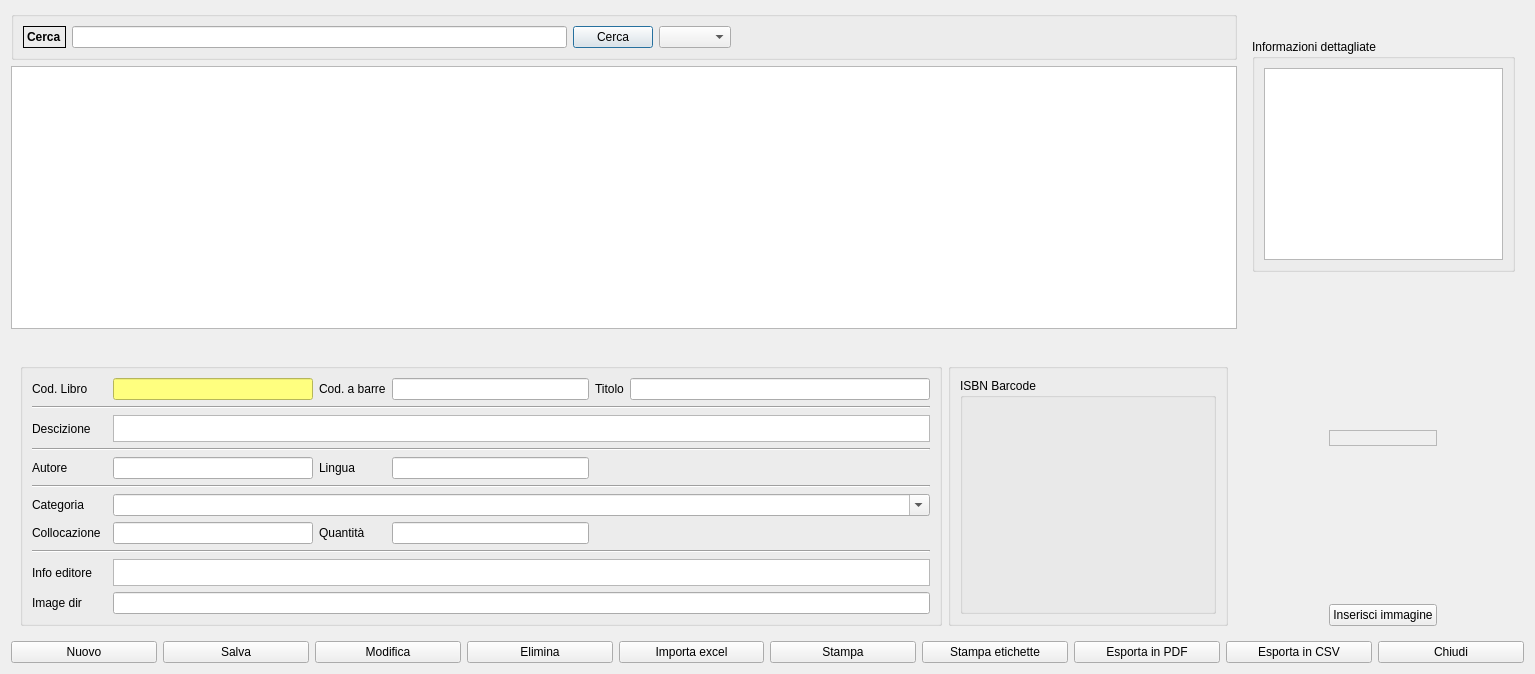
<?xml version="1.0" encoding="UTF-8"?>
<ui version="4.0">
 <class>articoli</class>
 <widget class="QDialog" name="articoli">
  <property name="windowModality">
   <enum>Qt::WindowModal</enum>
  </property>
  <property name="geometry">
   <rect>
    <x>0</x>
    <y>0</y>
    <width>1535</width>
    <height>674</height>
   </rect>
  </property>
  <property name="windowTitle">
   <string>Lista libri</string>
  </property>
  <property name="windowIcon">
   <iconset resource="../biblio.qrc">
    <normaloff>:/images/documentation.png</normaloff>:/images/documentation.png</iconset>
  </property>
  <property name="styleSheet">
   <string notr="true"/>
  </property>
  <property name="sizeGripEnabled">
   <bool>false</bool>
  </property>
  <property name="modal">
   <bool>false</bool>
  </property>
  <layout class="QGridLayout" name="gridLayout_3">
   <item row="2" column="0" colspan="3">
    <widget class="QDockWidget" name="dockWidget">
     <property name="sizePolicy">
      <sizepolicy hsizetype="Expanding" vsizetype="Expanding">
       <horstretch>0</horstretch>
       <verstretch>0</verstretch>
      </sizepolicy>
     </property>
     <property name="minimumSize">
      <size>
       <width>1076</width>
       <height>300</height>
      </size>
     </property>
     <property name="maximumSize">
      <size>
       <width>524287</width>
       <height>300</height>
      </size>
     </property>
     <property name="baseSize">
      <size>
       <width>0</width>
       <height>300</height>
      </size>
     </property>
     <property name="acceptDrops">
      <bool>false</bool>
     </property>
     <property name="styleSheet">
      <string notr="true"/>
     </property>
     <property name="features">
      <set>QDockWidget::NoDockWidgetFeatures</set>
     </property>
     <widget class="QWidget" name="dockWidgetContents">
      <layout class="QGridLayout" name="gridLayout_4">
       <item row="0" column="0" rowspan="2">
        <widget class="QGroupBox" name="groupBox">
         <property name="sizePolicy">
          <sizepolicy hsizetype="Expanding" vsizetype="Fixed">
           <horstretch>0</horstretch>
           <verstretch>0</verstretch>
          </sizepolicy>
         </property>
         <property name="styleSheet">
          <string notr="true"/>
         </property>
         <layout class="QGridLayout" name="gridLayout_2">
          <item row="10" column="0" colspan="2">
           <widget class="QLabel" name="label_11">
            <property name="text">
             <string>Image dir</string>
            </property>
           </widget>
          </item>
          <item row="7" column="6">
           <widget class="QLineEdit" name="quant1">
            <property name="sizePolicy">
             <sizepolicy hsizetype="Expanding" vsizetype="Minimum">
              <horstretch>0</horstretch>
              <verstretch>0</verstretch>
             </sizepolicy>
            </property>
           </widget>
          </item>
          <item row="5" column="0" colspan="12">
           <widget class="Line" name="line_5">
            <property name="orientation">
             <enum>Qt::Horizontal</enum>
            </property>
           </widget>
          </item>
          <item row="7" column="0" colspan="2">
           <widget class="QLabel" name="label_6">
            <property name="text">
             <string>Collocazione</string>
            </property>
           </widget>
          </item>
          <item row="4" column="0" colspan="2">
           <widget class="QLabel" name="label_14">
            <property name="text">
             <string>Autore</string>
            </property>
           </widget>
          </item>
          <item row="0" column="3" colspan="2">
           <widget class="QLineEdit" name="cod_art">
            <property name="sizePolicy">
             <sizepolicy hsizetype="Expanding" vsizetype="Minimum">
              <horstretch>0</horstretch>
              <verstretch>0</verstretch>
             </sizepolicy>
            </property>
            <property name="styleSheet">
             <string notr="true">background-color:rgb(255, 255, 127)</string>
            </property>
           </widget>
          </item>
          <item row="6" column="3" colspan="9">
           <widget class="QComboBox" name="comboBox">
            <property name="editable">
             <bool>true</bool>
            </property>
           </widget>
          </item>
          <item row="2" column="3" colspan="9">
           <widget class="QTextEdit" name="descrizione">
            <property name="sizePolicy">
             <sizepolicy hsizetype="Expanding" vsizetype="Expanding">
              <horstretch>0</horstretch>
              <verstretch>10</verstretch>
             </sizepolicy>
            </property>
           </widget>
          </item>
          <item row="0" column="6">
           <widget class="QLineEdit" name="cod_barre">
            <property name="text">
             <string/>
            </property>
           </widget>
          </item>
          <item row="2" column="0" colspan="2">
           <widget class="QLabel" name="label_3">
            <property name="text">
             <string>Descizione</string>
            </property>
           </widget>
          </item>
          <item row="4" column="5">
           <widget class="QLabel" name="label_9">
            <property name="text">
             <string>Lingua</string>
            </property>
           </widget>
          </item>
          <item row="6" column="0" colspan="3">
           <widget class="QLabel" name="label_4">
            <property name="text">
             <string>Categoria</string>
            </property>
           </widget>
          </item>
          <item row="3" column="0" colspan="12">
           <widget class="Line" name="line_3">
            <property name="orientation">
             <enum>Qt::Horizontal</enum>
            </property>
           </widget>
          </item>
          <item row="0" column="5">
           <widget class="QLabel" name="barre">
            <property name="text">
             <string>Cod. a barre</string>
            </property>
           </widget>
          </item>
          <item row="9" column="0" colspan="3">
           <widget class="QLabel" name="label_10">
            <property name="text">
             <string>Info editore</string>
            </property>
           </widget>
          </item>
          <item row="0" column="0" colspan="2">
           <widget class="QLabel" name="label">
            <property name="font">
             <font>
              <underline>false</underline>
             </font>
            </property>
            <property name="cursor">
             <cursorShape>ArrowCursor</cursorShape>
            </property>
            <property name="text">
             <string>Cod. Libro</string>
            </property>
           </widget>
          </item>
          <item row="0" column="7" colspan="2">
           <widget class="QLabel" name="label_2">
            <property name="text">
             <string>Titolo</string>
            </property>
           </widget>
          </item>
          <item row="4" column="6">
           <widget class="QLineEdit" name="lingua"/>
          </item>
          <item row="4" column="3" colspan="2">
           <widget class="QLineEdit" name="autore">
            <property name="minimumSize">
             <size>
              <width>200</width>
              <height>0</height>
             </size>
            </property>
           </widget>
          </item>
          <item row="7" column="5">
           <widget class="QLabel" name="label_7">
            <property name="text">
             <string>Quantità</string>
            </property>
           </widget>
          </item>
          <item row="1" column="0" colspan="12">
           <widget class="Line" name="line">
            <property name="orientation">
             <enum>Qt::Horizontal</enum>
            </property>
           </widget>
          </item>
          <item row="10" column="3" colspan="9">
           <widget class="QLineEdit" name="image_dir"/>
          </item>
          <item row="0" column="9" colspan="3">
           <widget class="QLineEdit" name="art_nom">
            <property name="sizePolicy">
             <sizepolicy hsizetype="Expanding" vsizetype="Minimum">
              <horstretch>0</horstretch>
              <verstretch>0</verstretch>
             </sizepolicy>
            </property>
            <property name="minimumSize">
             <size>
              <width>300</width>
              <height>0</height>
             </size>
            </property>
           </widget>
          </item>
          <item row="9" column="3" colspan="9">
           <widget class="QTextEdit" name="textEdit">
            <property name="sizePolicy">
             <sizepolicy hsizetype="Expanding" vsizetype="Preferred">
              <horstretch>0</horstretch>
              <verstretch>0</verstretch>
             </sizepolicy>
            </property>
           </widget>
          </item>
          <item row="4" column="7" colspan="5">
           <spacer name="horizontalSpacer_2">
            <property name="orientation">
             <enum>Qt::Horizontal</enum>
            </property>
            <property name="sizeHint" stdset="0">
             <size>
              <width>40</width>
              <height>20</height>
             </size>
            </property>
           </spacer>
          </item>
          <item row="8" column="0" colspan="12">
           <widget class="Line" name="line_2">
            <property name="sizePolicy">
             <sizepolicy hsizetype="Preferred" vsizetype="Fixed">
              <horstretch>0</horstretch>
              <verstretch>0</verstretch>
             </sizepolicy>
            </property>
            <property name="orientation">
             <enum>Qt::Horizontal</enum>
            </property>
           </widget>
          </item>
          <item row="7" column="3" colspan="2">
           <widget class="QLineEdit" name="scaffale"/>
          </item>
          <item row="7" column="7" colspan="5">
           <spacer name="horizontalSpacer_3">
            <property name="orientation">
             <enum>Qt::Horizontal</enum>
            </property>
            <property name="sizeHint" stdset="0">
             <size>
              <width>40</width>
              <height>20</height>
             </size>
            </property>
           </spacer>
          </item>
         </layout>
         <zorder>line</zorder>
         <zorder>label_2</zorder>
         <zorder>line_5</zorder>
         <zorder>label</zorder>
         <zorder>line_3</zorder>
         <zorder>textEdit</zorder>
         <zorder>label_3</zorder>
         <zorder>label_10</zorder>
         <zorder>label_6</zorder>
         <zorder>label_4</zorder>
         <zorder>label_14</zorder>
         <zorder>scaffale</zorder>
         <zorder>comboBox</zorder>
         <zorder>line_2</zorder>
         <zorder>descrizione</zorder>
         <zorder>label_11</zorder>
         <zorder>image_dir</zorder>
         <zorder>autore</zorder>
         <zorder>barre</zorder>
         <zorder>lingua</zorder>
         <zorder>label_9</zorder>
         <zorder>label_7</zorder>
         <zorder>quant1</zorder>
         <zorder>cod_art</zorder>
         <zorder>cod_barre</zorder>
         <zorder>art_nom</zorder>
         <zorder>horizontalSpacer_2</zorder>
         <zorder>horizontalSpacer_3</zorder>
        </widget>
       </item>
       <item row="0" column="1" rowspan="2">
        <widget class="QGroupBox" name="groupBox_3">
         <property name="minimumSize">
          <size>
           <width>280</width>
           <height>0</height>
          </size>
         </property>
         <layout class="QGridLayout" name="gridLayout">
          <item row="1" column="0" colspan="3">
           <widget class="QGroupBox" name="groupBox_2">
            <property name="styleSheet">
             <string notr="true"/>
            </property>
            <property name="title">
             <string>ISBN Barcode</string>
            </property>
            <layout class="QGridLayout" name="gridLayout_10">
             <item row="0" column="0">
              <layout class="QGridLayout" name="gridLayout_11"/>
             </item>
            </layout>
           </widget>
          </item>
         </layout>
        </widget>
       </item>
      </layout>
     </widget>
    </widget>
   </item>
   <item row="1" column="0" colspan="3">
    <widget class="QTableView" name="tab_view">
     <property name="autoScroll">
      <bool>false</bool>
     </property>
     <property name="editTriggers">
      <set>QAbstractItemView::AllEditTriggers</set>
     </property>
     <property name="dragEnabled">
      <bool>true</bool>
     </property>
     <property name="dragDropMode">
      <enum>QAbstractItemView::DragDrop</enum>
     </property>
     <property name="alternatingRowColors">
      <bool>true</bool>
     </property>
     <attribute name="horizontalHeaderMinimumSectionSize">
      <number>10</number>
     </attribute>
     <attribute name="verticalHeaderDefaultSectionSize">
      <number>30</number>
     </attribute>
    </widget>
   </item>
   <item row="0" column="0" colspan="3">
    <widget class="QGroupBox" name="groupBox_5">
     <property name="title">
      <string/>
     </property>
     <layout class="QGridLayout" name="gridLayout_13">
      <item row="0" column="0">
       <widget class="QLabel" name="label_5">
        <property name="font">
         <font>
          <weight>75</weight>
          <bold>true</bold>
         </font>
        </property>
        <property name="frameShape">
         <enum>QFrame::Box</enum>
        </property>
        <property name="text">
         <string>Cerca</string>
        </property>
       </widget>
      </item>
      <item row="0" column="1">
       <widget class="QLineEdit" name="cerca1">
        <property name="sizePolicy">
         <sizepolicy hsizetype="Expanding" vsizetype="Preferred">
          <horstretch>0</horstretch>
          <verstretch>0</verstretch>
         </sizepolicy>
        </property>
       </widget>
      </item>
      <item row="0" column="3">
       <widget class="QComboBox" name="comboBox_2">
        <property name="sizePolicy">
         <sizepolicy hsizetype="Preferred" vsizetype="Preferred">
          <horstretch>0</horstretch>
          <verstretch>0</verstretch>
         </sizepolicy>
        </property>
       </widget>
      </item>
      <item row="0" column="2">
       <widget class="QPushButton" name="pushButton">
        <property name="text">
         <string>Cerca</string>
        </property>
        <property name="icon">
         <iconset resource="../biblio.qrc">
          <normaloff>:/images/edit-find.png</normaloff>:/images/edit-find.png</iconset>
        </property>
        <property name="iconSize">
         <size>
          <width>32</width>
          <height>32</height>
         </size>
        </property>
       </widget>
      </item>
      <item row="0" column="4">
       <spacer name="horizontalSpacer">
        <property name="orientation">
         <enum>Qt::Horizontal</enum>
        </property>
        <property name="sizeHint" stdset="0">
         <size>
          <width>40</width>
          <height>20</height>
         </size>
        </property>
       </spacer>
      </item>
     </layout>
    </widget>
   </item>
   <item row="0" column="3" rowspan="3">
    <widget class="QDockWidget" name="dockWidget_2">
     <property name="sizePolicy">
      <sizepolicy hsizetype="Fixed" vsizetype="Fixed">
       <horstretch>0</horstretch>
       <verstretch>0</verstretch>
      </sizepolicy>
     </property>
     <property name="minimumSize">
      <size>
       <width>281</width>
       <height>358</height>
      </size>
     </property>
     <property name="maximumSize">
      <size>
       <width>281</width>
       <height>524287</height>
      </size>
     </property>
     <property name="baseSize">
      <size>
       <width>281</width>
       <height>0</height>
      </size>
     </property>
     <property name="floating">
      <bool>false</bool>
     </property>
     <property name="features">
      <set>QDockWidget::NoDockWidgetFeatures</set>
     </property>
     <widget class="QWidget" name="dockWidgetContents_2">
      <layout class="QGridLayout" name="gridLayout_9">
       <item row="4" column="0">
        <spacer name="horizontalSpacer_5">
         <property name="orientation">
          <enum>Qt::Horizontal</enum>
         </property>
         <property name="sizeHint" stdset="0">
          <size>
           <width>40</width>
           <height>20</height>
          </size>
         </property>
        </spacer>
       </item>
       <item row="4" column="2">
        <spacer name="horizontalSpacer_6">
         <property name="orientation">
          <enum>Qt::Horizontal</enum>
         </property>
         <property name="sizeHint" stdset="0">
          <size>
           <width>40</width>
           <height>20</height>
          </size>
         </property>
        </spacer>
       </item>
       <item row="4" column="1">
        <layout class="QGridLayout" name="gridLayout_8">
         <item row="0" column="0">
          <widget class="QPushButton" name="ins_image">
           <property name="text">
            <string>Inserisci immagine</string>
           </property>
           <property name="icon">
            <iconset resource="../biblio.qrc">
             <normaloff>:/images/icons32x32.png</normaloff>:/images/icons32x32.png</iconset>
           </property>
           <property name="iconSize">
            <size>
             <width>32</width>
             <height>32</height>
            </size>
           </property>
          </widget>
         </item>
        </layout>
       </item>
       <item row="1" column="1">
        <spacer name="verticalSpacer_4">
         <property name="orientation">
          <enum>Qt::Vertical</enum>
         </property>
         <property name="sizeHint" stdset="0">
          <size>
           <width>20</width>
           <height>109</height>
          </size>
         </property>
        </spacer>
       </item>
       <item row="3" column="1">
        <spacer name="verticalSpacer_3">
         <property name="orientation">
          <enum>Qt::Vertical</enum>
         </property>
         <property name="sizeHint" stdset="0">
          <size>
           <width>20</width>
           <height>109</height>
          </size>
         </property>
        </spacer>
       </item>
       <item row="2" column="1">
        <layout class="QGridLayout" name="gridLayout_7">
         <item row="0" column="0">
          <widget class="QLabel" name="image_file">
           <property name="frameShape">
            <enum>QFrame::StyledPanel</enum>
           </property>
           <property name="frameShadow">
            <enum>QFrame::Plain</enum>
           </property>
           <property name="lineWidth">
            <number>0</number>
           </property>
           <property name="text">
            <string/>
           </property>
           <property name="scaledContents">
            <bool>true</bool>
           </property>
          </widget>
         </item>
        </layout>
       </item>
       <item row="0" column="0" colspan="3">
        <widget class="QGroupBox" name="groupBox_4">
         <property name="title">
          <string>Informazioni dettagliate</string>
         </property>
         <layout class="QGridLayout" name="gridLayout_5">
          <item row="0" column="0">
           <widget class="QTextEdit" name="dettagli">
            <property name="readOnly">
             <bool>true</bool>
            </property>
           </widget>
          </item>
         </layout>
        </widget>
       </item>
      </layout>
     </widget>
    </widget>
   </item>
   <item row="3" column="0" colspan="4">
    <layout class="QGridLayout" name="gridLayout_6">
     <item row="0" column="6">
      <widget class="QPushButton" name="pr_bar">
       <property name="toolTip">
        <string>Stampa lista
codice a barre</string>
       </property>
       <property name="text">
        <string>Stampa etichette</string>
       </property>
       <property name="icon">
        <iconset resource="../biblio.qrc">
         <normaloff>:/images/ric_24x24.png</normaloff>:/images/ric_24x24.png</iconset>
       </property>
       <property name="iconSize">
        <size>
         <width>32</width>
         <height>32</height>
        </size>
       </property>
      </widget>
     </item>
     <item row="0" column="1">
      <widget class="QPushButton" name="agg_art">
       <property name="toolTip">
        <string>Salva libri</string>
       </property>
       <property name="text">
        <string>Salva</string>
       </property>
       <property name="icon">
        <iconset resource="../biblio.qrc">
         <normaloff>:/images/document-save.png</normaloff>:/images/document-save.png</iconset>
       </property>
       <property name="iconSize">
        <size>
         <width>32</width>
         <height>32</height>
        </size>
       </property>
      </widget>
     </item>
     <item row="0" column="3">
      <widget class="QPushButton" name="del_art">
       <property name="toolTip">
        <string>Elimina un libro</string>
       </property>
       <property name="text">
        <string>Elimina</string>
       </property>
       <property name="icon">
        <iconset resource="../biblio.qrc">
         <normaloff>:/images/edit-delete.png</normaloff>:/images/edit-delete.png</iconset>
       </property>
       <property name="iconSize">
        <size>
         <width>32</width>
         <height>32</height>
        </size>
       </property>
      </widget>
     </item>
     <item row="0" column="5">
      <widget class="QPushButton" name="print_art">
       <property name="toolTip">
        <string>Stampa lista libri</string>
       </property>
       <property name="text">
        <string>Stampa</string>
       </property>
       <property name="icon">
        <iconset resource="../biblio.qrc">
         <normaloff>:/images/document-print.png</normaloff>:/images/document-print.png</iconset>
       </property>
       <property name="iconSize">
        <size>
         <width>32</width>
         <height>32</height>
        </size>
       </property>
      </widget>
     </item>
     <item row="0" column="2">
      <widget class="QPushButton" name="modifica">
       <property name="toolTip">
        <string>Modifica libro</string>
       </property>
       <property name="text">
        <string>Modifica</string>
       </property>
       <property name="icon">
        <iconset resource="../biblio.qrc">
         <normaloff>:/images/document-edit.png</normaloff>:/images/document-edit.png</iconset>
       </property>
       <property name="iconSize">
        <size>
         <width>32</width>
         <height>32</height>
        </size>
       </property>
      </widget>
     </item>
     <item row="0" column="0">
      <widget class="QPushButton" name="nuovo1">
       <property name="toolTip">
        <string>Nuovo libro.</string>
       </property>
       <property name="text">
        <string>Nuovo</string>
       </property>
       <property name="icon">
        <iconset resource="../biblio.qrc">
         <normaloff>:/images/documentation.png</normaloff>:/images/documentation.png</iconset>
       </property>
       <property name="iconSize">
        <size>
         <width>32</width>
         <height>32</height>
        </size>
       </property>
       <property name="shortcut">
        <string>Enter</string>
       </property>
      </widget>
     </item>
     <item row="0" column="7">
      <widget class="QPushButton" name="st_pdf">
       <property name="toolTip">
        <string>Esporta in pdf</string>
       </property>
       <property name="text">
        <string>Esporta in PDF</string>
       </property>
       <property name="icon">
        <iconset resource="../biblio.qrc">
         <normaloff>:/images/pdf.png</normaloff>:/images/pdf.png</iconset>
       </property>
       <property name="iconSize">
        <size>
         <width>32</width>
         <height>32</height>
        </size>
       </property>
      </widget>
     </item>
     <item row="0" column="9">
      <widget class="QPushButton" name="exit_art">
       <property name="toolTip">
        <string>Esci da anagrafica
libri.</string>
       </property>
       <property name="text">
        <string>Chiudi</string>
       </property>
       <property name="icon">
        <iconset resource="../../initdb/images.qrc">
         <normaloff>:/images/dialog-close.png</normaloff>:/images/dialog-close.png</iconset>
       </property>
       <property name="iconSize">
        <size>
         <width>32</width>
         <height>32</height>
        </size>
       </property>
      </widget>
     </item>
     <item row="0" column="8">
      <widget class="QPushButton" name="st_cvs">
       <property name="toolTip">
        <string>Esporta in excel</string>
       </property>
       <property name="text">
        <string>Esporta in CSV</string>
       </property>
       <property name="icon">
        <iconset resource="../biblio.qrc">
         <normaloff>:/images/excel.png</normaloff>:/images/excel.png</iconset>
       </property>
       <property name="iconSize">
        <size>
         <width>32</width>
         <height>32</height>
        </size>
       </property>
      </widget>
     </item>
     <item row="0" column="4">
      <widget class="QPushButton" name="importa_excel">
       <property name="text">
        <string>Importa excel</string>
       </property>
       <property name="icon">
        <iconset resource="../biblio.qrc">
         <normaloff>:/images/excel.png</normaloff>:/images/excel.png</iconset>
       </property>
       <property name="iconSize">
        <size>
         <width>32</width>
         <height>32</height>
        </size>
       </property>
      </widget>
     </item>
    </layout>
   </item>
  </layout>
 </widget>
 <tabstops>
  <tabstop>cod_art</tabstop>
  <tabstop>cod_barre</tabstop>
  <tabstop>art_nom</tabstop>
  <tabstop>descrizione</tabstop>
  <tabstop>autore</tabstop>
  <tabstop>lingua</tabstop>
  <tabstop>comboBox</tabstop>
  <tabstop>scaffale</tabstop>
  <tabstop>quant1</tabstop>
  <tabstop>textEdit</tabstop>
  <tabstop>image_dir</tabstop>
  <tabstop>nuovo1</tabstop>
  <tabstop>ins_image</tabstop>
  <tabstop>dettagli</tabstop>
  <tabstop>tab_view</tabstop>
 </tabstops>
 <resources>
  <include location="../../initdb/images.qrc"/>
  <include location="../biblio.qrc"/>
 </resources>
 <connections/>
</ui>
